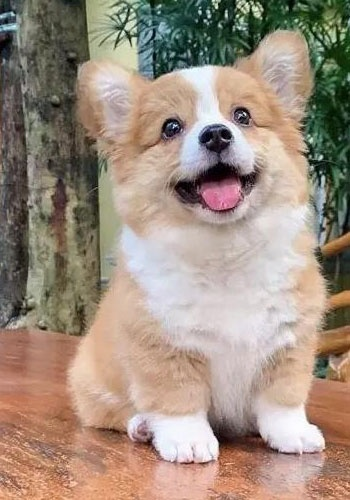
#> input picture 计算机视觉实验06/dogImg0-FourSegment0-Adjusted.jpg, 350 x 500 px
$ python -i util.py   (imports and definitions only)   (older library calls are emulated)
#> lines starting #> are read from the running program, lines starting #| are printed output that depends on the picture
#> further down, picture is the input picture: shape (500, 350, 3); mean B, G, R 127.8, 142.1, 158.9
import matplotlib.pyplot as plt
import numpy as np
import cv2


# 图像增强
# 显示概率分布直方图和概率累计图
# [94 lines left out: functions showImgHist, TwoSegment0, FourSegment0, cvBGRAdjust0, not called in this run]


# 非线性变换
def pow0(x, gamma):
    return x**gamma


def pow1(x, gamma):
    return 1 - (1 - x) ** gamma


def sigmoid0(x, gamma):
    gamma = gamma + 0.00001
    return (2 / (1 + np.exp(-gamma * x)) - 1) / (2 / (1 + np.exp(-gamma)) - 1)


def sigmoid1(x, gamma):
    gamma = gamma + 0.00001
    return 1 - (2 / (1 + np.exp(-gamma * (1 - x))) - 1) / (2 / (1 + np.exp(-gamma)) - 1)


def logic0(x, gamma):
    return 1 - np.log((1 - x) ** gamma + 1) / np.log(2)


def logic1(x, gamma):
    return np.log(x**gamma + 1) / np.log(2)


# [127 lines left out: functions s0, cvBGRAdjust1, find_nearest_above, hist_match, get_hist_match, spectrum_show, not called in this run]
    # 用于各种图像增强处理前后频域图像的变化对比


# 频域滤波
def cal_distance(pa, pb):  # 欧拉距离计算函数的定义
    return np.sqrt((pa[0] - pb[0]) ** 2 + (pa[1] - pb[1]) ** 2)


def IdealLowPass(dis, d, n):  # 理想低通滤波n为无效参数
    return np.where(dis > d, 0.0, 1.0)


def ButterworthLowPass(dis, d, n):  # 巴特沃斯低通滤波
    return 1 / (1 + (dis / d) ** (2.0 * n))


def GaussianLowPass(dis, d, n):  # 高斯低通滤波
    return np.exp(-(dis**2) / d**2 / 2)


def IdealhighPass(dis, d, n):  # 理想高通波n为无效参数
    return np.where(dis < d, 0.0, 1.0)


def ButterworthhighPass(dis, d, n):  # 巴特沃斯高通滤波
    return 1 / (1 + (d / dis) * (2.0 * n))


def GaussianhighPass(dis, d, n):  # 高斯高通滤波
    return 1 - np.exp(-(dis**2) / d**2 / 2)


def GaussianhighPassEmphasize(dis, d, n):  # 高斯高通高频强调
    return 1 - np.exp(-(dis**2) / d**2 / 2) + 0.12


# [94 lines left out: functions _spectralFilter, spectralFilter, homomorphic_filter, homomorphic_filter_HSL, not called in this run]
    # HSL SL两个通道分别滤波，H不变


# 伪彩色着色
from scipy.interpolate import interp1d  # 插值通数


def hex_to_rgb(value):
    value = value.lstrip("#")
    lv = len(value)
    return np.array([int(value[i : i + lv // 3], 16) for i in range(0, lv, lv // 3)])


def colorpalette(cdict=["#313695", "#FEFEC0", "#A60126"], N=256):
    # 白青绿黄红
    # cdict=['#FFFFFF','#9ff113,'#5fbb44','#f5f329','#e50b32']
#> called with N = 256
    rgblist = np.array([hex_to_rgb(i) for i in cdict])
    cpalette = np.zeros((N, 3))
    cpos = np.arange(len(cdict)) / (len(cdict) - 1)
    cpos_ = np.arange(N) / (N - 1)
    for i in range(3):
        f = interp1d(cpos, rgblist[:, i], kind="linear")  # cubic
        cpalette[:, i] = f(cpos_)
    return np.uint8(cpalette)


def applyColorMap(img, cmap):
    if img.ndim == 3:
        img = cv2.cvtColor(img, cv2.COLOR_BGR2GRAY)
    lmap = len(cmap)
    img = np.uint8(img / np.max(img) * (lmap - 1))
    img = cmap[img]
    return img[:, :, [2, 1, 0]]  # RGB2BGR


def pseudocolorFlower(img):
    cflower = colorpalette(["#000000", "#e50b32", "#f5f329"])
    cleaf = colorpalette(["#000000", "#185208", "5ae22a", "#5fbb44"])
    tozero_path, th1 = cv2.threshold(img, 108, 255, cv2.THRESH_TOZERO)
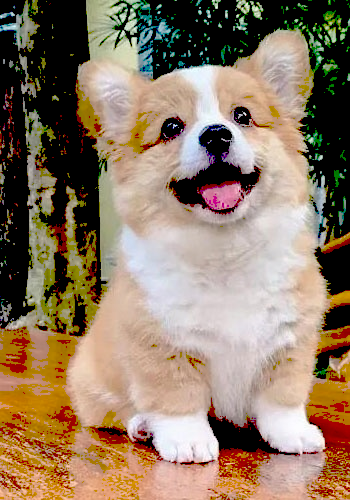
#> th1: shape (500, 350, 3); mean B, G, R 101.3, 122.6, 143.7
    tozero_path_inv, th2 = cv2.threshold(img, 108, 255, cv2.THRESH_TOZERO_INV)
    th1_color = applyColorMap(th1, cflower)  # 花的配色
    th2_color = applyColorMap(th2, cleaf)
#> in applyColorMap (call 2), `return img[:, :, [2, 1, 0]]`:
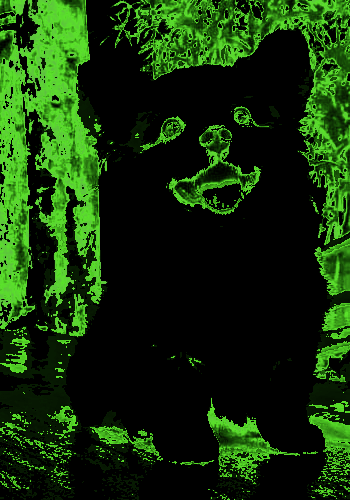
#> returned value: shape (500, 350, 3); mean of channels 0, 1, 2 9.3, 50.3, 19.4; drawn as B, G, R
    # 叶的配色
    img_color = cv2.addWeighted(th1_color, 0.8, th2_color, 0.2, 0)
    th_mask = np.where(th1 < 0.5, 0.0, 1.0)
    th_mask = cv2.GaussianBlur(th_mask, (3, 3), 0.0)  # 羽化交界处
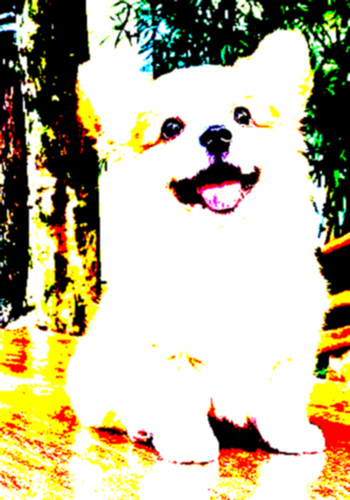
#> th_mask: shape (500, 350, 3) float64; mean B, G, R 0.607, 0.721, 0.752
    img_color = np.uint8(th_mask * th1_color + (1 - th_mask) * th2_color)
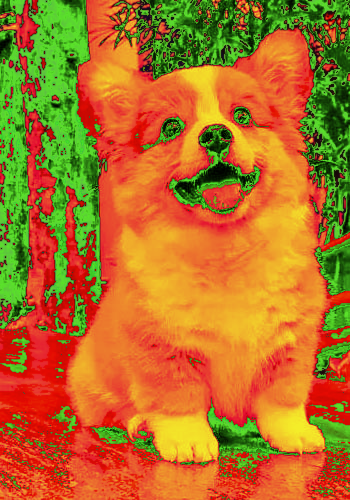
#> img_color: shape (500, 350, 3); mean B, G, R 35.9, 112.5, 180
    out_img1 = np.hstack((img, th1, th2))
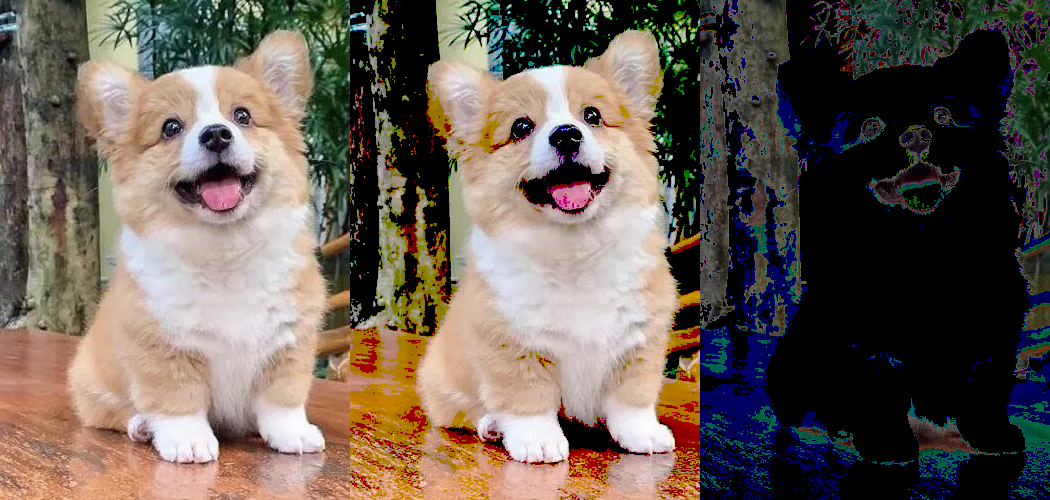
#> out_img1: shape (500, 1050, 3); mean B, G, R 85.2, 94.8, 106
    out_img2 = np.hstack((th1_color, th2_color, img_color))
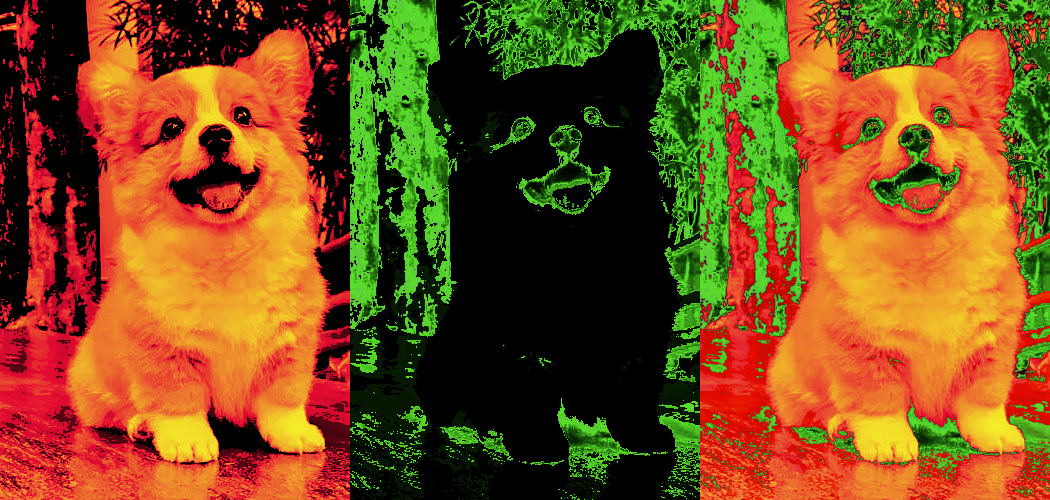
#> out_img2: shape (500, 1050, 3); mean B, G, R 26.2, 77.7, 122.9
    out_img = np.vstack((out_img1, out_img2))
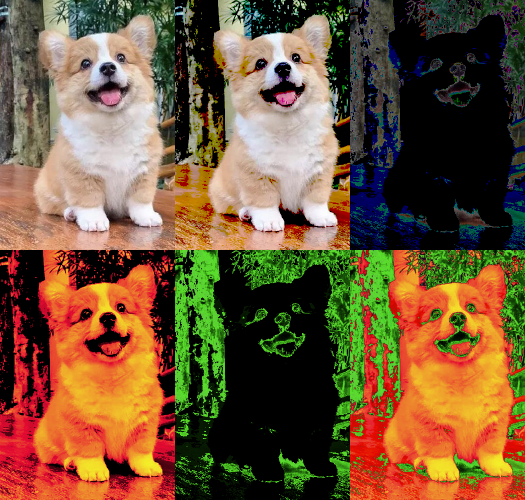
#> out_img: shape (1000, 1050, 3) (shown at 1/2 size); mean B, G, R 55.7, 86.2, 114.4
    cv2.imwrite("pseudocolorFLower.jpg", out_img)
    return img_color


# 颜色变换
# [137 lines left out: functions cvHSLAdjust0, cvHSLAdjust1, cvHSLAdjust2, not called in this run]

>>> import cv2
>>> picture = cv2.imread('dogImg0-FourSegment0-Adjusted.jpg')
>>> result = pseudocolorFlower(picture)
